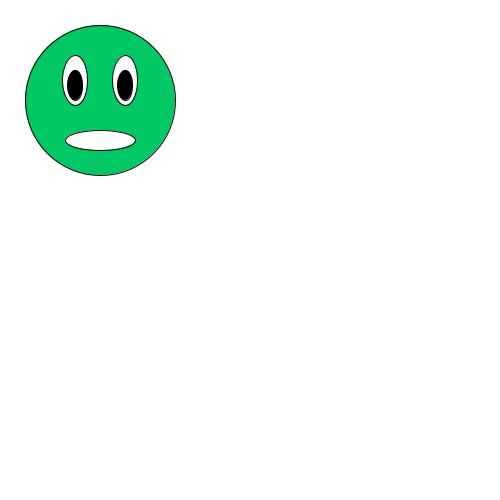
Frame 1 (no input)
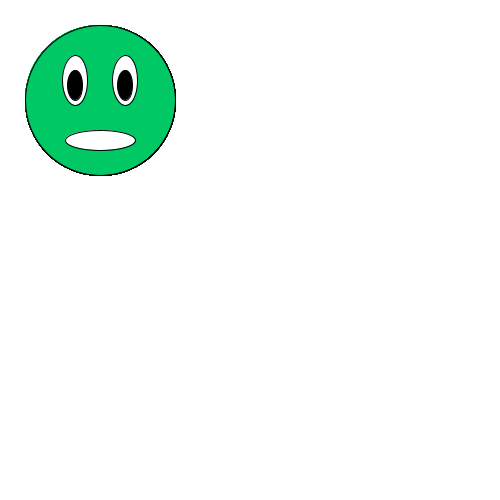
Frame 60 (the mouse pressed at the canvas centre just before this capture)
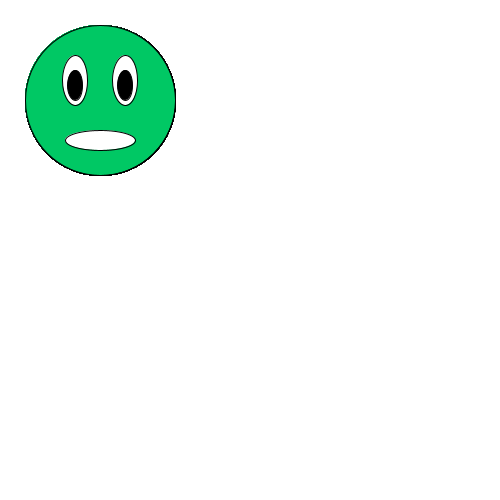
Frame 120 (the mouse held since frame 60 and released just before this capture)

The Processing sketch that drew these frames (run headless with seeded random() and noise(); from frame 60 on, the mouse is pressed at the canvas centre):

// Processing sketch: face
// ── face.pde
void setup() {
  size(500, 500);
  background(255, 255, 255);
}
void draw(){
  drawFace(100,100);
}
void drawFace(int x, int y) {
  fill(0, 200, 100);
  ellipse(x, y, 150, 150);  
  
  // eyes
  fill(255, 255, 255);
  ellipse(x + 25, y - 20, 25, 50); 
  ellipse(x - 25, y - 20, 25, 50);  
  
  // eyeballs
  fill(0, 0, 0);
  ellipse(x + 25,x - 15, 15, 30); 
  ellipse(x - 25,x - 15, 15, 30); 

  // worried mouth
  fill(255, 255, 255);
  ellipse(x,y + 40, 70, 20);
}

 
